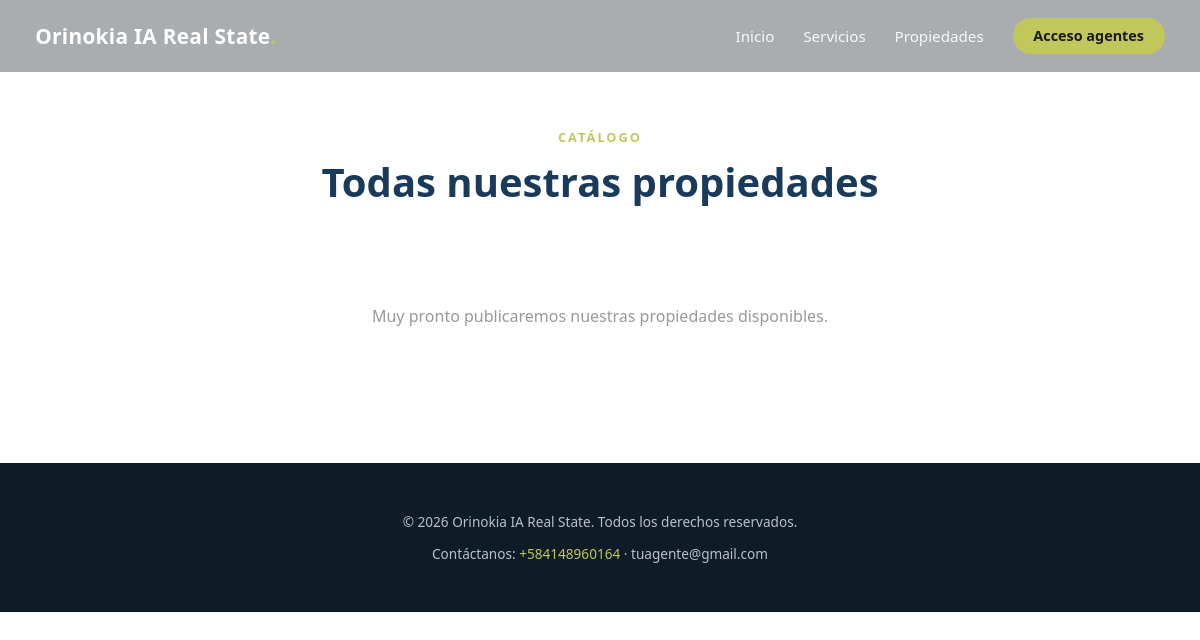
The page /catalogo on the database as committed earlier.
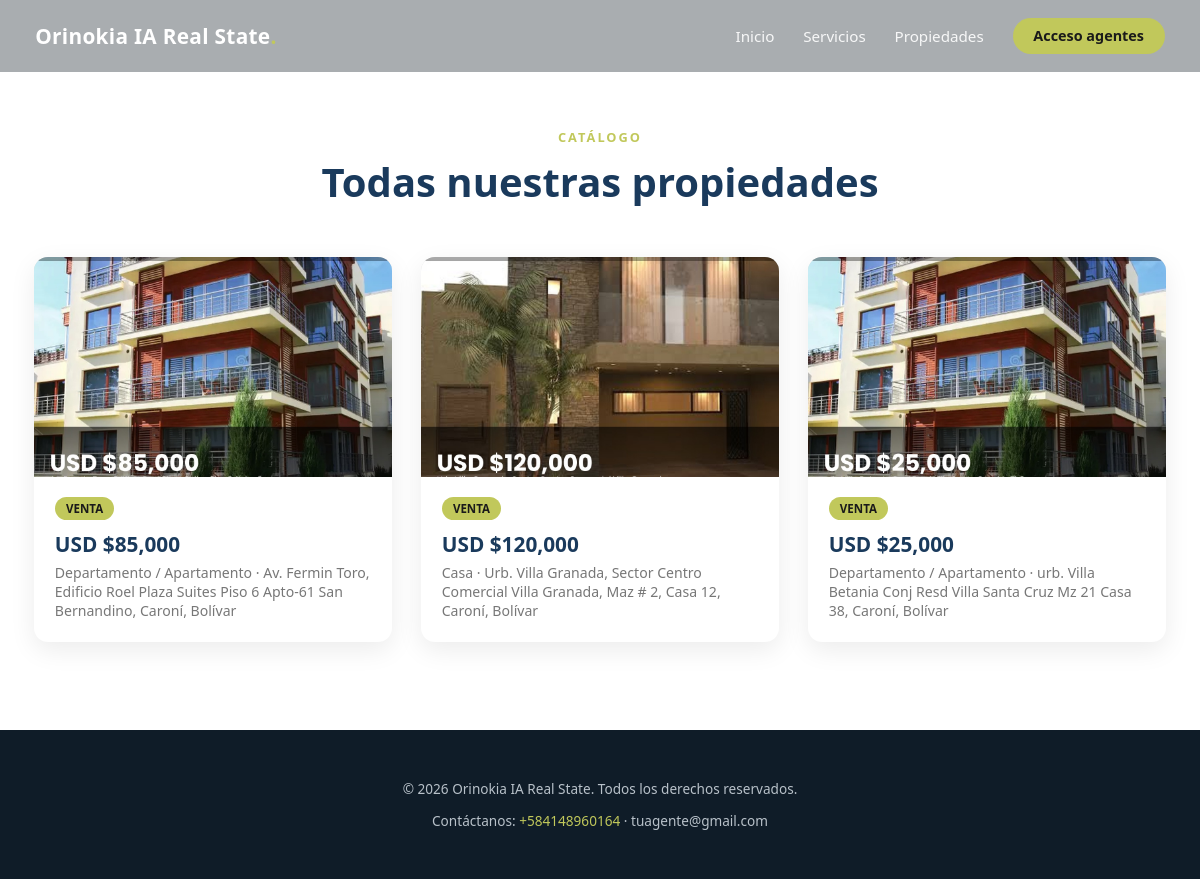
The same page on the database as committed later.
### tables this page shows
CREATE TABLE propiedades (
                id INTEGER PRIMARY KEY AUTOINCREMENT,
                creado_en TEXT,
                tipo_propiedad TEXT,
                operacion TEXT,
                direccion TEXT,
                ciudad_estado TEXT,
                precio REAL,
                nombre_agente TEXT,
                portada TEXT,
                payload TEXT
            , publicado INTEGER DEFAULT 0);

### main.py (the view)
@app.get("/catalogo", response_class=HTMLResponse)
async def catalogo_publico(request: Request):
    propiedades = listar_propiedades_publicadas()
    return templates.TemplateResponse(
        request=request,
        name="public/catalogo.html",
        context={
            "branding": get_branding(),
            "propiedades": propiedades,
            "anio": datetime.now().year,
        },
    )

### templates/public/catalogo.html (shortened to what this page needs)
{% extends "public/base.html" %}
{% block contenido %}
<section class="pub-seccion" style="padding-top:8rem;">
  <div class="pub-seccion-tit">
    <div class="eyebrow">Catálogo</div>
    <h2>Todas nuestras propiedades</h2>
  </div>
  <div class="pub-catalogo-grid">
    {% for p in propiedades %}
    <a href="/catalogo/{{ p.id }}" class="pub-prop-card">
      {% if p.portada %}
      <img src="{{ p.portada }}" class="pub-prop-img" alt="{{ p.tipo_propiedad }}" />
      {% else %}
      <div class="pub-prop-img"></div>
      {% endif %}
      <div class="pub-prop-body">
        <span class="pub-prop-badge">{{ p.operacion }}</span>
        <div class="pub-prop-precio">USD ${{ "{:,.0f}".format(p.precio or 0) }}</div>
        <div class="pub-prop-ubic">{{ p.tipo_propiedad }} · {{ p.direccion }}{% if p.ciudad_estado %}, {{ p.ciudad_estado }}{% endif %}</div>
      </div>
    </a>
    {% else %}
    <div class="pub-prop-vacio">Muy pronto publicaremos nuestras propiedades disponibles.</div>
    {% endfor %}
  </div>
</section>
{% endblock %}

### templates/public/base.html (shortened to what this page needs)
<!DOCTYPE html>
<html lang="es">
<head>
  <link rel="stylesheet" href="/static/css/public.css" />
</head>
<body class="publico">
<nav class="pub-nav">
  <a href="/" class="marca">{{ branding.nombre_agencia }}<span>.</span></a>
  <div class="links">
    <a href="/" class="link">Inicio</a>
    <a href="/servicios" class="link">Servicios</a>
    <a href="/catalogo" class="link">Propiedades</a>
    <a href="/login" class="btn-acceso">Acceso agentes</a>
  </div>
</nav>
{% block contenido %}{% endblock %}
<footer class="pub-footer">
  <p>&copy; {{ anio }} {{ branding.nombre_agencia }}. Todos los derechos reservados.</p>
  {% if branding.telefono_agente %}
  <p>Contáctanos: <a href="https://wa.me/{{ branding.telefono_agente | replace('+','') | replace(' ','') }}">{{ branding.telefono_agente }}</a>
  {% if branding.email_agente %} · {{ branding.email_agente }}{% endif %}</p>
  {% endif %}
</footer>
</body>
</html>

### static/css/public.css (style rules this page uses)
:root { --pub-primario: #1a3a5c; --pub-secundario: #b1b65d; }
* { box-sizing: border-box; }
body.publico { margin: 0; font-family: 'Segoe UI', Tahoma, Geneva, Verdana, sans-serif; color: #232323; background: #fff; }
.pub-nav { position: fixed; top: 0; left: 0; right: 0; z-index: 100; display: flex; align-items: center; justify-content: space-between; padding: 1.1rem 2.2rem; background: rgba(10, 20, 30, 0.35); backdrop-filter: blur(6px); transition: background 0.3s ease; }
.pub-nav .marca { color: #fff; font-weight: 700; font-size: 1.3rem; letter-spacing: 0.3px; text-decoration: none; }
.pub-nav .marca span { color: var(--pub-secundario); }
.pub-nav .links { display: flex; align-items: center; gap: 1.8rem; }
.pub-nav a.link { color: #fff; text-decoration: none; font-size: 0.95rem; opacity: 0.9; }
.pub-nav a.btn-acceso { background: var(--pub-secundario); color: #1a1a1a; padding: 0.55rem 1.3rem; border-radius: 30px; font-weight: 600; font-size: 0.9rem; text-decoration: none; }
.pub-seccion { padding: 5.5rem 1.5rem; max-width: 1180px; margin: 0 auto; }
.pub-seccion-tit { text-align: center; margin-bottom: 3rem; }
.pub-seccion-tit .eyebrow { color: var(--pub-secundario); text-transform: uppercase; letter-spacing: 2px; font-weight: 700; font-size: 0.8rem; }
.pub-seccion-tit h2 { font-size: clamp(1.7rem, 3.4vw, 2.5rem); color: var(--pub-primario); margin-top: 0.5rem; font-weight: 800; }
.pub-catalogo-grid { display: grid; grid-template-columns: repeat(auto-fill, minmax(300px, 1fr)); gap: 1.8rem; }
.pub-prop-card { background: #fff; border-radius: 14px; overflow: hidden; box-shadow: 0 8px 26px rgba(0,0,0,0.08); text-decoration: none; color: inherit; display: block; transition: transform 0.25s ease, box-shadow 0.25s ease; }
.pub-prop-img { width: 100%; height: 220px; object-fit: cover; display: block; background: #ddd; }
.pub-prop-body { padding: 1.2rem 1.3rem 1.4rem; }
.pub-prop-badge { display: inline-block; background: var(--pub-secundario); color: #1a1a1a; font-size: 0.72rem; font-weight: 700; text-transform: uppercase; padding: 0.25rem 0.7rem; border-radius: 20px; margin-bottom: 0.6rem; }
.pub-prop-precio { font-size: 1.3rem; font-weight: 800; color: var(--pub-primario); }
.pub-prop-ubic { color: #777; font-size: 0.88rem; margin-top: 0.3rem; }
.pub-footer { background: #0f1c28; color: #b8c1c9; text-align: center; padding: 2.2rem 1.5rem; font-size: 0.85rem; }
.pub-footer a { color: var(--pub-secundario); text-decoration: none; }

Rows that differ between the two databases and show on the page:
now on this page (row edited): propiedades: portada (picture), operacion "VENTA", precio "85,000", tipo_propiedad "Departamento / Apartamento", direccion "Av. Fermin Toro, Edificio Roel Plaza Suites Piso 6 Apto-61 San Bernandino", ciudad_estado "Caroní, Bolívar"
now on this page (row edited): propiedades: portada (picture), operacion "VENTA", precio "120,000", tipo_propiedad "Casa", direccion "Urb. Villa Granada, Sector Centro Comercial Villa Granada, Maz # 2, Casa 12", ciudad_estado "Caroní, Bolívar"
now on this page (row edited): propiedades: portada (picture), operacion "VENTA", precio "25,000", tipo_propiedad "Departamento / Apartamento", direccion "urb. Villa Betania Conj Resd Villa Santa Cruz Mz 21 Casa 38", ciudad_estado "Caroní, Bolívar"
Other text that changed with them:
text no longer shown: "Muy pronto publicaremos nuestras propiedades disponibles."
